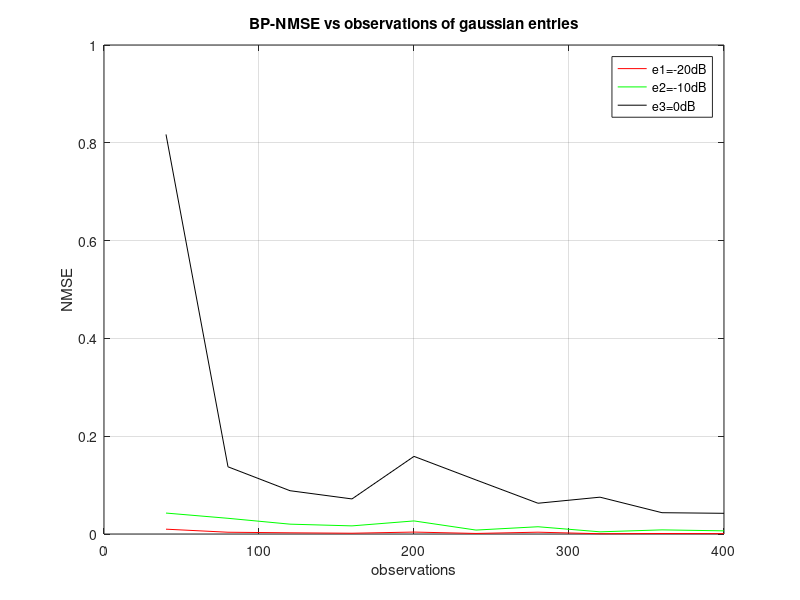
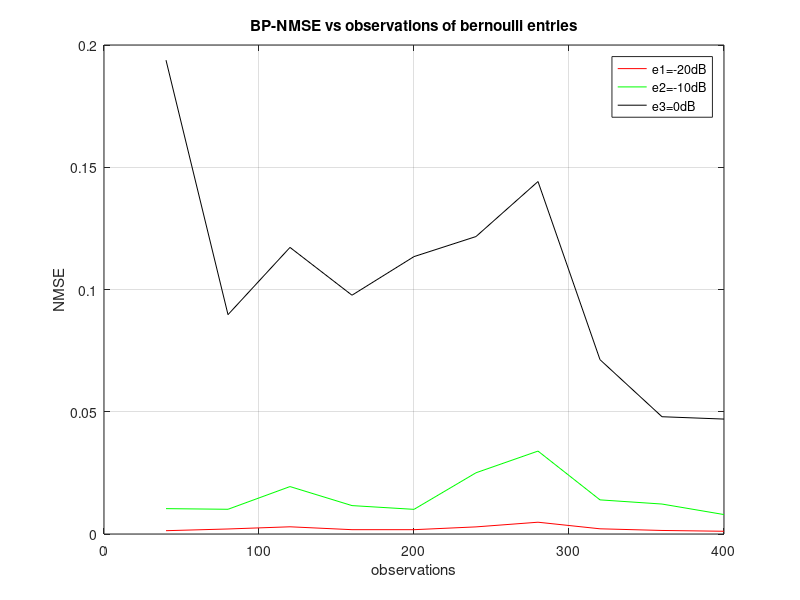
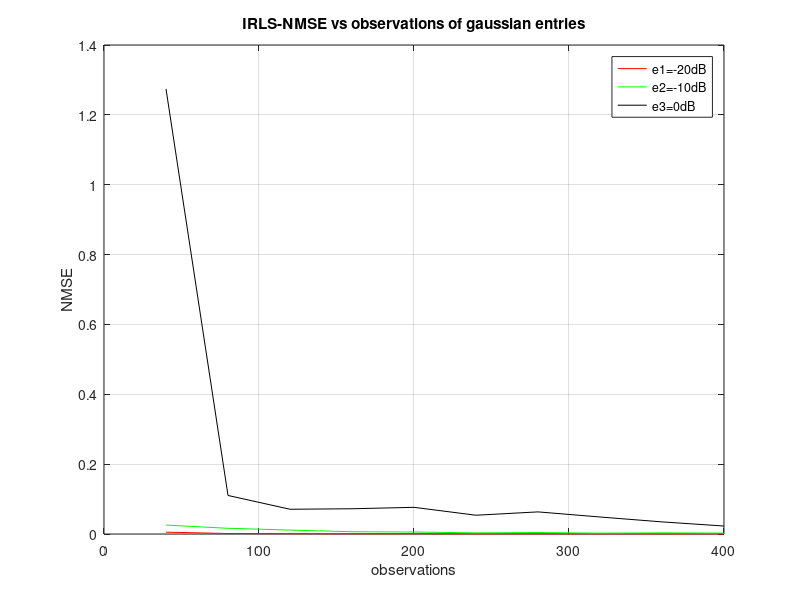
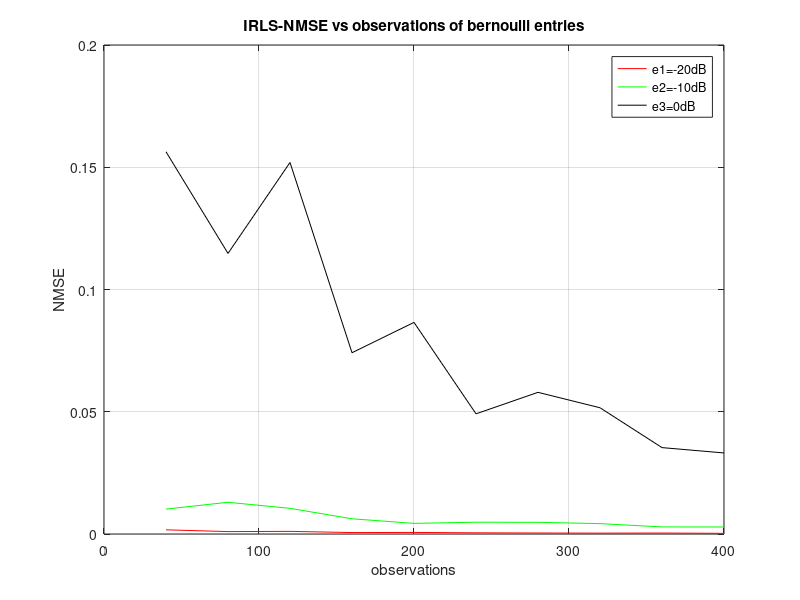

These charts were generated, in order, by the following MATLAB code:
%run this for simulation plots
clear all
clc
observations = 40:40:400;
BP_g_e1 = [0.00987197	0.003610695	0.002451389	0.001595249	0.0039578   0.001133276	0.003706948	0.000551757	0.001023373	0.000783762];
BP_g_e2 = [0.042829739	0.032104174	0.020131792	0.016618767	0.026741091	0.008035299	0.014847644	0.004458567	0.008433859	0.006469067];
BP_g_e3 = [0.817105408	0.137416	0.088541248	0.071712803	0.158726036	0.110576449	0.062906114	0.075316047	0.043564278	0.042319784];
BP_b_e1 = [0.001353486	0.002054374	0.002948508	0.001769965	0.001768458	0.002911221	0.004820924	0.002127119	0.001449144	0.001120645];
BP_b_e2 = [0.010373594	0.010113299	0.019398464	0.01161909	0.010080609	0.025042592	0.033914344	0.013959065	0.012253583	0.007949979];
BP_b_e3 = [0.193795896	0.089716715	0.117215055	0.097663918	0.11345601	0.121657747	0.144160624	0.071299993	0.047964626	0.047004947];


IRLS_g_e1 = [0.005275097	0.001389588	0.000929417	0.000577697	0.000627851	0.000346027	0.000398678	0.000363903	0.000296555	0.000265435];
IRLS_g_e2 = [0.025623764	0.016344767	0.011214981	0.006542961	0.005645122	0.003285131	0.00418456	0.002505826	0.003394761	0.002620996];
IRLS_g_e3 = [1.27413244	0.110329693	0.070878712	0.072267693	0.076367718	0.053765126	0.06332655	0.04869101	0.034691472	0.022835944];
IRLS_b_e1 = [0.001711649	0.000987545	0.001076498	0.000590965	0.000642326	0.000483841	0.000408053	0.000356445	0.000394926	0.000268184];
IRLS_b_e2 = [0.010185814	0.01297402	0.010500695	0.006223799	0.004348454	0.004823939	0.004778648	0.004245317	0.002895627	0.002865563];
IRLS_b_e3 = [0.156334299	0.114758095	0.151955206	0.074140146	0.086546717	0.049149989	0.05793944	0.051634583	0.035334718	0.033150795];

 
IHT_g_e1 = [0.000993912	0.000595475	0.000208564	0.000121874	0.000181516	6.96E-05	7.53E-05	7.83E-05	5.70E-05	5.17E-05];
IHT_g_e2 = [0.012881171	0.016146332	0.16516047	0.001469936	0.002412946	0.164879621	0.059777821	0.000540291	0.000990549	0.000698679];
IHT_g_e3 = [0.503729765	0.125918528	0.255771983	0.035014496	0.074040629	0.225432846	0.053377222	0.167318458	0.136218487	0.015264757];
IHT_b_e1 = [0.113872138	0.000164118	0.043436593	0.000183672	0.000222006	0.284690518	0.106554591	5.87E-05	5.23E-05	4.88E-05];
IHT_b_e2 = [0.062931079	0.014720644	0.038541158	0.003314397	0.002069955	0.00128887	0.169278415	0.001786356	0.001072811	0.000931876];
IHT_b_e3 = [0.177654869	0.087837709	0.091920437	0.064984237	0.144434226	0.240032021	0.14230812	0.076794922	0.041538958	0.053862545];


figure(1)
plot(observations,BP_g_e1,'r')
hold on;
plot(observations,BP_g_e2,'g')
hold on;
plot(observations,BP_g_e3,'k')
hold on 
grid on
title("BP-NMSE vs observations of gaussian entries")
xlabel("observations")
ylabel("NMSE")
legend('e1=-20dB','e2=-10dB','e3=0dB')

figure(2)
plot(observations,BP_b_e1,'r')
hold on;
plot(observations,BP_b_e2,'g')
hold on;
plot(observations,BP_b_e3,'k')
hold on 
grid on
title("BP-NMSE vs observations of bernoulli entries")
xlabel("observations")
ylabel("NMSE")
legend('e1=-20dB','e2=-10dB','e3=0dB')

figure(3)
plot(observations,IRLS_g_e1,'r')
hold on;
plot(observations,IRLS_g_e2,'g')
hold on;
plot(observations,IRLS_g_e3,'k')
hold on 
grid on
title("IRLS-NMSE vs observations of gaussian entries")
xlabel("observations")
ylabel("NMSE")
legend('e1=-20dB','e2=-10dB','e3=0dB')
 
figure(4)
plot(observations,IRLS_b_e1,'r')
hold on;
plot(observations,IRLS_b_e2,'g')
hold on;
plot(observations,IRLS_b_e3,'k')
hold on 
grid on
title("IRLS-NMSE vs observations of bernoulli entries")
xlabel("observations")
ylabel("NMSE")
legend('e1=-20dB','e2=-10dB','e3=0dB')

figure(5)
plot(observations,IHT_g_e1,'r')
hold on;
plot(observations,IHT_g_e2,'g')
hold on;
plot(observations,IHT_g_e3,'k')
hold on 
grid on
title("IHT-NMSE vs observations of gaussian entries")
xlabel("observations")
ylabel("NMSE")
legend('e1=-20dB','e2=-10dB','e3=0dB')

figure(6)
plot(observations,IHT_b_e1,'r')
hold on;
plot(observations,IHT_b_e2,'g')
hold on;
plot(observations,IHT_b_e3,'k')
hold on 
grid on
title("IHT-NMSE vs observations of bernoulli entries")
xlabel("observations")
ylabel("NMSE")
legend('e1=-20dB','e2=-10dB','e3=0dB')


figure(7)
subplot(1,2,1)
plot(observations,BP_g_e1,'r')
hold on;
plot(observations,IRLS_g_e1,'g')
hold on;
plot(observations,IHT_g_e1,'k')
hold on
grid on
title("NMSE vs observations comparsion of 3 algorithms (e1=-20dB)")
xlabel("observations")
ylabel("NMSE")
legend('BPgauss','IRLSgauss','IHTgauss')
subplot(1,2,2)
plot(observations,BP_b_e1,'r')
hold on;
plot(observations,IRLS_b_e1,'g')
hold on;
plot(observations,IHT_b_e1,'k')
hold on
grid on
title("NMSE vs observations comparsion of 3 algorithms (e1=-20dB)")
xlabel("observations")
ylabel("NMSE")
legend('BPbern','IRLSbern','IHTbern')

figure(8)
subplot(1,2,1)
plot(observations,BP_g_e2,'r')
hold on;
plot(observations,IRLS_g_e2,'g')
hold on;
plot(observations,IHT_g_e2,'k')
hold on
grid on
title("NMSE vs observations comparsion of 3 algorithms (e2=-10dB)")
xlabel("observations")
ylabel("NMSE")
legend('BPgauss','IRLSgauss','IHTgauss')
subplot(1,2,2)
plot(observations,BP_b_e2,'r')
hold on;
plot(observations,IRLS_b_e2,'g')
hold on;
plot(observations,IHT_b_e2,'k')
hold on
grid on
title("NMSE vs observations comparsion of 3 algorithms (e2=-10dB)")
xlabel("observations")
ylabel("NMSE")
legend('BPbern','IRLSbern','IHTbern')


figure(9)
subplot(1,2,1)
plot(observations,BP_g_e3,'r')
hold on;
plot(observations,IRLS_g_e3,'g')
hold on;
plot(observations,IHT_g_e3,'k')
hold on
grid on
title("NMSE vs observations comparsion of 3 algorithms (e3=0dB)")
xlabel("observations")
ylabel("NMSE")
legend('BPgauss','IRLSgauss','IHTgauss')
subplot(1,2,2)
plot(observations,BP_b_e3,'r')
hold on;
plot(observations,IRLS_b_e3,'g')
hold on;
plot(observations,IHT_b_e3,'k')
hold on
grid on
title("NMSE vs observations comparsion of 3 algorithms (e3=0dB)")
xlabel("observations")
ylabel("NMSE")
legend('BPbern','IRLSbern','IHTbern')
